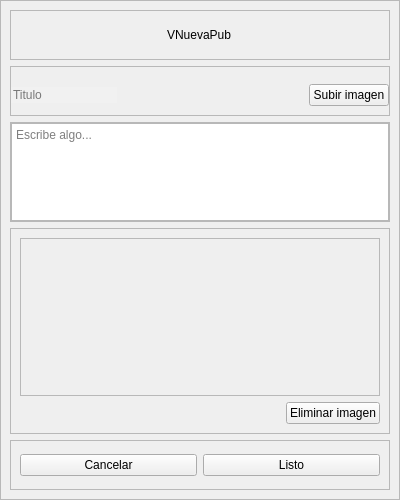
<?xml version="1.0" encoding="UTF-8"?>
<ui version="4.0">
 <class>VNuevaPub</class>
 <widget class="QMainWindow" name="VNuevaPub">
  <property name="geometry">
   <rect>
    <x>0</x>
    <y>0</y>
    <width>400</width>
    <height>500</height>
   </rect>
  </property>
  <property name="maximumSize">
   <size>
    <width>400</width>
    <height>500</height>
   </size>
  </property>
  <property name="windowTitle">
   <string>MainWindow</string>
  </property>
  <widget class="QWidget" name="centralwidget">
   <layout class="QVBoxLayout" name="verticalLayout">
    <property name="spacing">
     <number>0</number>
    </property>
    <property name="leftMargin">
     <number>0</number>
    </property>
    <property name="topMargin">
     <number>0</number>
    </property>
    <property name="rightMargin">
     <number>0</number>
    </property>
    <property name="bottomMargin">
     <number>0</number>
    </property>
    <item>
     <widget class="QFrame" name="frame">
      <property name="frameShape">
       <enum>QFrame::StyledPanel</enum>
      </property>
      <property name="frameShadow">
       <enum>QFrame::Raised</enum>
      </property>
      <layout class="QVBoxLayout" name="verticalLayout_2">
       <item>
        <widget class="QFrame" name="frame_4">
         <property name="maximumSize">
          <size>
           <width>16777215</width>
           <height>50</height>
          </size>
         </property>
         <property name="frameShape">
          <enum>QFrame::StyledPanel</enum>
         </property>
         <property name="frameShadow">
          <enum>QFrame::Raised</enum>
         </property>
         <layout class="QHBoxLayout" name="horizontalLayout">
          <item alignment="Qt::AlignHCenter">
           <widget class="QLabel" name="label">
            <property name="styleSheet">
             <string notr="true">font: 700 20pt &quot;Inter&quot;;</string>
            </property>
            <property name="text">
             <string>VNuevaPub</string>
            </property>
           </widget>
          </item>
         </layout>
        </widget>
       </item>
       <item>
        <widget class="QFrame" name="frame_2">
         <property name="maximumSize">
          <size>
           <width>16777215</width>
           <height>50</height>
          </size>
         </property>
         <property name="frameShape">
          <enum>QFrame::StyledPanel</enum>
         </property>
         <property name="frameShadow">
          <enum>QFrame::Raised</enum>
         </property>
         <layout class="QHBoxLayout" name="horizontalLayout_2">
          <property name="leftMargin">
           <number>0</number>
          </property>
          <property name="rightMargin">
           <number>0</number>
          </property>
          <property name="bottomMargin">
           <number>0</number>
          </property>
          <item alignment="Qt::AlignLeft">
           <widget class="QLineEdit" name="field_titulo">
            <property name="autoFillBackground">
             <bool>false</bool>
            </property>
            <property name="styleSheet">
             <string notr="true">font: 10pt &quot;Inter&quot;;
background-color: rgb(241, 241, 241);
font: 700 12pt &quot;Inter&quot;;
border: none;
</string>
            </property>
            <property name="frame">
             <bool>false</bool>
            </property>
            <property name="placeholderText">
             <string>Titulo</string>
            </property>
           </widget>
          </item>
          <item alignment="Qt::AlignRight">
           <widget class="QPushButton" name="btn_subir_imagen">
            <property name="styleSheet">
             <string notr="true">font: 10pt &quot;Inter&quot;;</string>
            </property>
            <property name="text">
             <string>Subir imagen</string>
            </property>
           </widget>
          </item>
         </layout>
        </widget>
       </item>
       <item>
        <widget class="QFrame" name="frame_3">
         <property name="maximumSize">
          <size>
           <width>16777215</width>
           <height>100</height>
          </size>
         </property>
         <property name="frameShape">
          <enum>QFrame::StyledPanel</enum>
         </property>
         <property name="frameShadow">
          <enum>QFrame::Raised</enum>
         </property>
         <layout class="QHBoxLayout" name="horizontalLayout_3">
          <property name="spacing">
           <number>0</number>
          </property>
          <property name="leftMargin">
           <number>0</number>
          </property>
          <property name="topMargin">
           <number>0</number>
          </property>
          <property name="rightMargin">
           <number>0</number>
          </property>
          <property name="bottomMargin">
           <number>0</number>
          </property>
          <item>
           <widget class="QTextEdit" name="textArea_contenido">
            <property name="maximumSize">
             <size>
              <width>16777215</width>
              <height>100</height>
             </size>
            </property>
            <property name="styleSheet">
             <string notr="true">font: 10pt &quot;Inter&quot;;</string>
            </property>
            <property name="placeholderText">
             <string>Escribe algo...</string>
            </property>
           </widget>
          </item>
         </layout>
        </widget>
       </item>
       <item>
        <widget class="QFrame" name="frame_5">
         <property name="frameShape">
          <enum>QFrame::StyledPanel</enum>
         </property>
         <property name="frameShadow">
          <enum>QFrame::Raised</enum>
         </property>
         <layout class="QVBoxLayout" name="verticalLayout_3">
          <item>
           <widget class="QFrame" name="frame_imagen">
            <property name="frameShape">
             <enum>QFrame::StyledPanel</enum>
            </property>
            <property name="frameShadow">
             <enum>QFrame::Raised</enum>
            </property>
           </widget>
          </item>
          <item alignment="Qt::AlignRight">
           <widget class="QPushButton" name="btn_eliminar_imagen">
            <property name="styleSheet">
             <string notr="true">font: 10pt &quot;Inter&quot;;</string>
            </property>
            <property name="text">
             <string>Eliminar imagen</string>
            </property>
           </widget>
          </item>
         </layout>
        </widget>
       </item>
       <item>
        <widget class="QFrame" name="frame_7">
         <property name="maximumSize">
          <size>
           <width>16777215</width>
           <height>50</height>
          </size>
         </property>
         <property name="frameShape">
          <enum>QFrame::StyledPanel</enum>
         </property>
         <property name="frameShadow">
          <enum>QFrame::Raised</enum>
         </property>
         <layout class="QHBoxLayout" name="horizontalLayout_4">
          <item>
           <widget class="QPushButton" name="btn_cancelar">
            <property name="styleSheet">
             <string notr="true">font: 10pt &quot;Inter&quot;;</string>
            </property>
            <property name="text">
             <string>Cancelar</string>
            </property>
           </widget>
          </item>
          <item>
           <widget class="QPushButton" name="btn_listo">
            <property name="styleSheet">
             <string notr="true">font: 10pt &quot;Inter&quot;;</string>
            </property>
            <property name="text">
             <string>Listo</string>
            </property>
           </widget>
          </item>
         </layout>
        </widget>
       </item>
      </layout>
     </widget>
    </item>
   </layout>
  </widget>
 </widget>
 <resources/>
 <connections/>
</ui>
